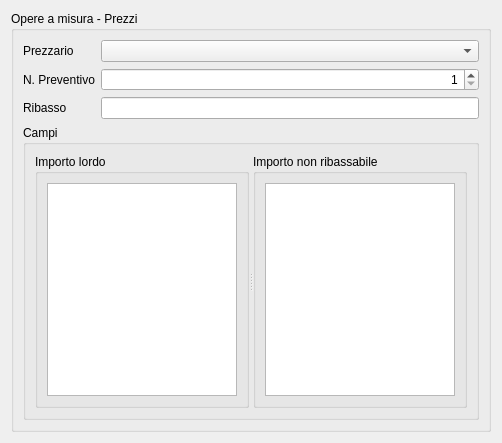
<?xml version="1.0" encoding="UTF-8"?>
<ui version="4.0">
 <class>AccountingBillPriceDataGUI</class>
 <widget class="QWidget" name="AccountingBillPriceDataGUI">
  <property name="geometry">
   <rect>
    <x>0</x>
    <y>0</y>
    <width>502</width>
    <height>443</height>
   </rect>
  </property>
  <property name="windowTitle">
   <string>Dati computo</string>
  </property>
  <layout class="QGridLayout" name="gridLayout_3">
   <item row="0" column="0">
    <widget class="QSplitter" name="splitter">
     <property name="orientation">
      <enum>Qt::Horizontal</enum>
     </property>
     <widget class="QSplitter" name="generalDataSplitter">
      <property name="orientation">
       <enum>Qt::Horizontal</enum>
      </property>
      <widget class="QGroupBox" name="priceGroupBox">
       <property name="sizePolicy">
        <sizepolicy hsizetype="Preferred" vsizetype="Maximum">
         <horstretch>0</horstretch>
         <verstretch>0</verstretch>
        </sizepolicy>
       </property>
       <property name="title">
        <string>Opere a misura - Prezzi</string>
       </property>
       <layout class="QGridLayout" name="gridLayout">
        <item row="0" column="1">
         <widget class="QComboBox" name="priceListComboBox"/>
        </item>
        <item row="0" column="0">
         <widget class="QLabel" name="priceListComboBoxLabel">
          <property name="text">
           <string>Prezzario</string>
          </property>
         </widget>
        </item>
        <item row="1" column="0">
         <widget class="QLabel" name="currentPriceDataSetSpinBoxLabel">
          <property name="text">
           <string>N. Preventivo</string>
          </property>
         </widget>
        </item>
        <item row="1" column="1">
         <widget class="QSpinBox" name="currentPriceDataSetSpinBox">
          <property name="alignment">
           <set>Qt::AlignRight|Qt::AlignTrailing|Qt::AlignVCenter</set>
          </property>
          <property name="minimum">
           <number>1</number>
          </property>
         </widget>
        </item>
        <item row="2" column="0">
         <widget class="QLabel" name="discountLabel">
          <property name="text">
           <string>Ribasso</string>
          </property>
         </widget>
        </item>
        <item row="2" column="1">
         <widget class="QLineEdit" name="discountLineEdit">
          <property name="alignment">
           <set>Qt::AlignRight|Qt::AlignTrailing|Qt::AlignVCenter</set>
          </property>
         </widget>
        </item>
        <item row="3" column="0" colspan="2">
         <widget class="QGroupBox" name="pricesGroupBox">
          <property name="title">
           <string>Campi</string>
          </property>
          <layout class="QGridLayout" name="gridLayout_2">
           <item row="0" column="0">
            <widget class="QSplitter" name="splitter_3">
             <property name="orientation">
              <enum>Qt::Horizontal</enum>
             </property>
             <widget class="QGroupBox" name="totalPriceFieldGroupBox">
              <property name="title">
               <string>Importo lordo</string>
              </property>
              <layout class="QGridLayout" name="gridLayout_9">
               <item row="0" column="0">
                <widget class="QTableView" name="totalPriceFieldTableView"/>
               </item>
              </layout>
             </widget>
             <widget class="QGroupBox" name="noDiscountPriceFieldGroupBox">
              <property name="title">
               <string>Importo non ribassabile</string>
              </property>
              <layout class="QGridLayout" name="gridLayout_5">
               <item row="0" column="0">
                <widget class="QTableView" name="noDiscountPriceFieldTableView"/>
               </item>
              </layout>
             </widget>
            </widget>
           </item>
          </layout>
         </widget>
        </item>
       </layout>
      </widget>
     </widget>
    </widget>
   </item>
  </layout>
 </widget>
 <resources/>
 <connections/>
</ui>
